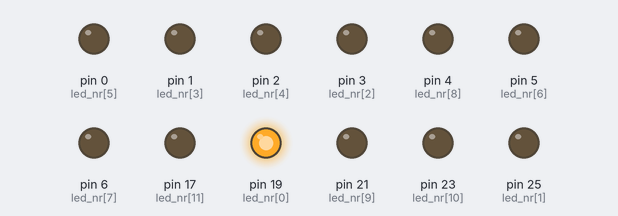
Bench run of a sketch on a simulated Arduino Mega 2560, built with avr-gcc and run on an emulated ATmega2560. On the bench: output pins drawn as LEDs (lit = HIGH).

Above: at 0.05 s.
At 0.85 s:
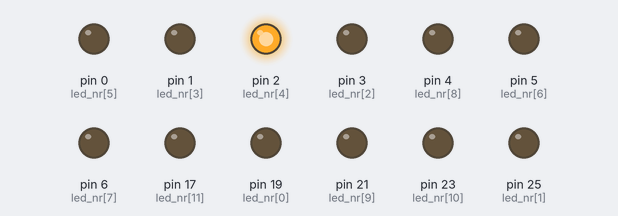
At 1.45 s:
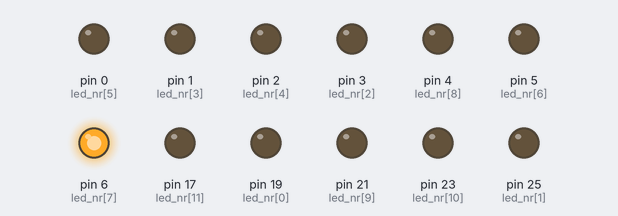
At 2.75 s:
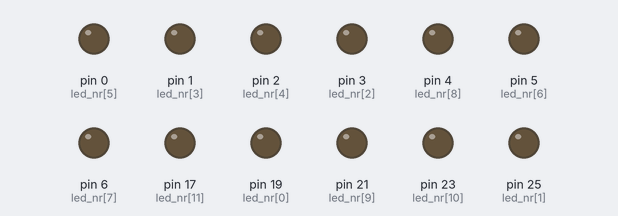
At 4.05 s:
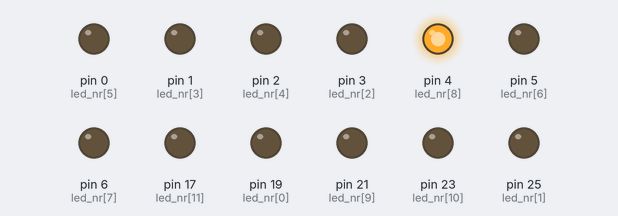
At 5.45 s:
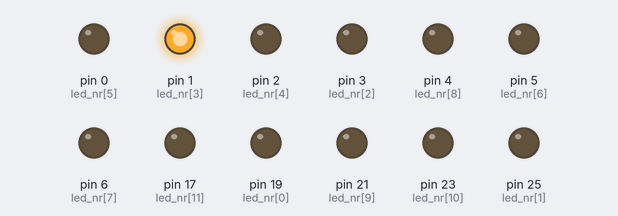
Timing chart, 0 to 5.8 s (numbered marks = the images above):
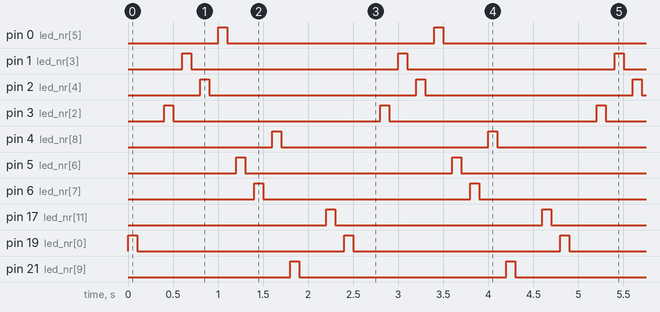

Measured:
- by itself, pin 0 (led_nr[5]), pin 1 (led_nr[3]), pin 2 (led_nr[4]), pin 3 (led_nr[2]), pin 4 (led_nr[8]), pin 5 (led_nr[6]), pin 6 (led_nr[7]), pin 17 (led_nr[11]), pin 19 (led_nr[0]), pin 21 (led_nr[9]), pin 23 (led_nr[10]), pin 25 (led_nr[1]): alternates HIGH for 0.10 s and LOW for 2.3 s
- by itself, everything shown: repeats every 2.4 s, in 24 steps

The sketch:

digital-out.ino
```cpp
/* pin numbers from DIP1 to DIP16 */
int led_nr[] = {19, 25, 3, 1, 2, 0, 5, 6, 4, 21, 23, 17};

void setup() {
  for (int i = 0; i < (int)sizeof(led_nr) / sizeof(led_nr[0]); i++)
  {
    pinMode(led_nr[i], OUTPUT);
  }
}

void loop() {
  for (int i = 0; i < (int)sizeof(led_nr) / sizeof(led_nr[0]); i++)
  {
    for (int j = 0; j < 2; j++)
    {
      digitalWrite(led_nr[i], 0 == (j % 2) ? HIGH : LOW);
      delay(100);
    }
  }
}
```
